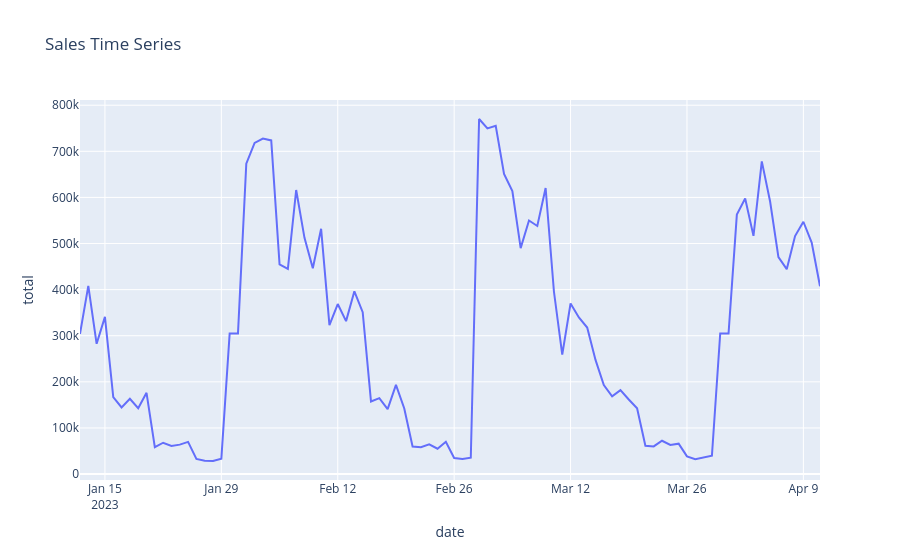

Notebook source saved alongside this figure:
### Code cell
import plotly.express as px

figure = px.line(df, x = "date" , y = "total", title = "Sales Time Series") 

figure.show()
